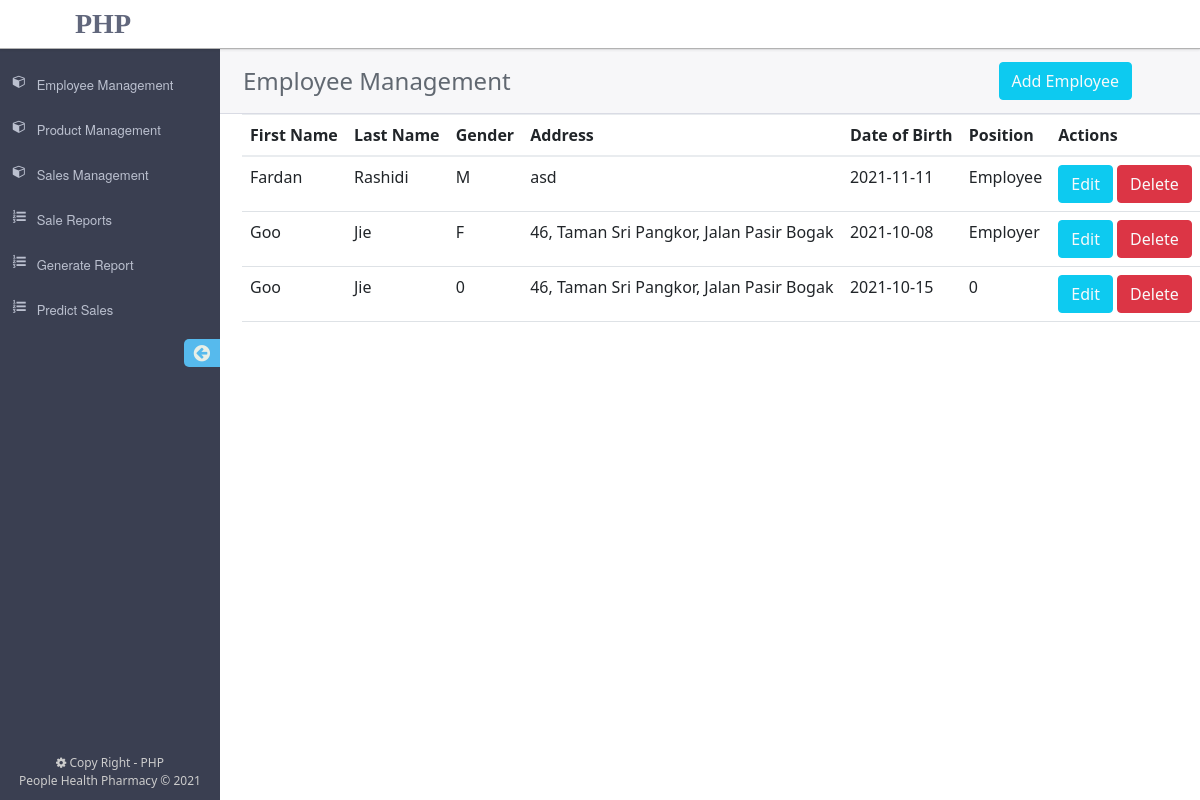
The app's page /employee.php, older data.
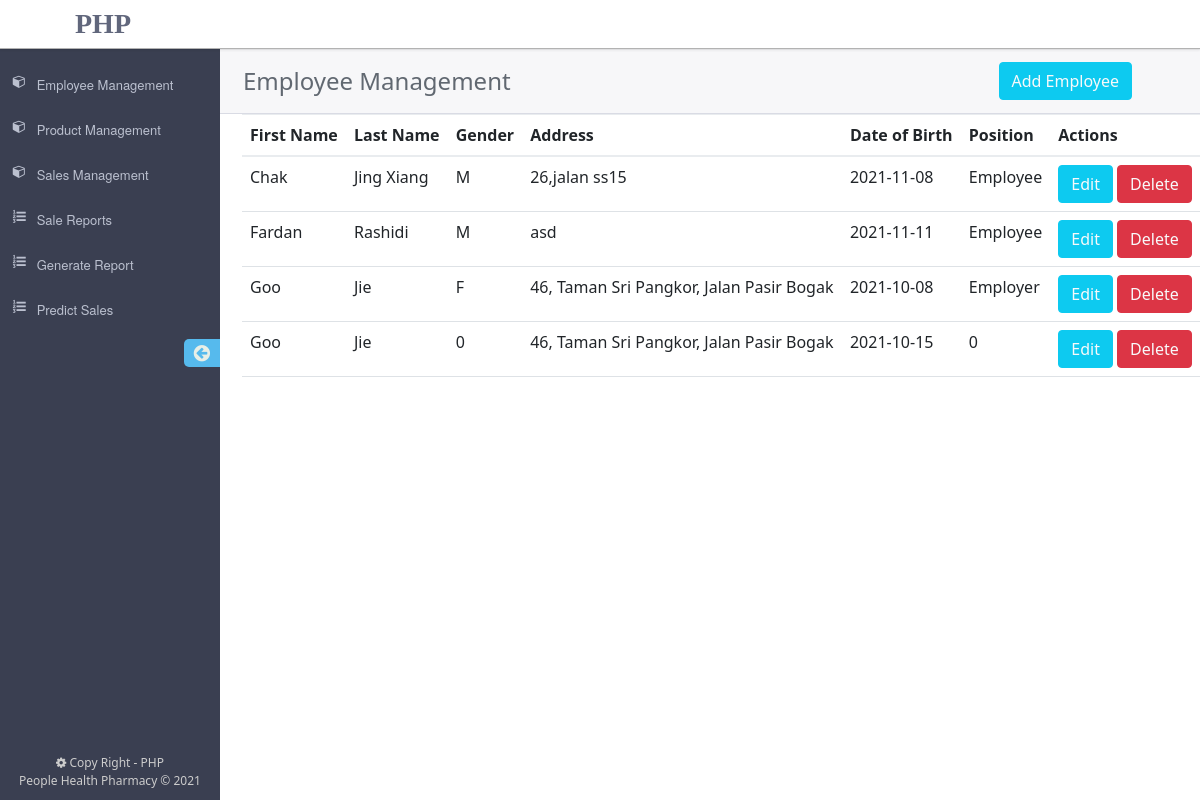
The same page, newer data.
### tables this page shows
CREATE TABLE `employees` (
  `id` int(11) NOT NULL,
  `firstName` varchar(15) DEFAULT NULL,
  `lastName` varchar(30) DEFAULT NULL,
  `gender` char(1) DEFAULT NULL,
  `address` varchar(255) DEFAULT NULL,
  `dob` date DEFAULT NULL,
  `username` varchar(30) DEFAULT NULL,
  `pwd` varchar(16) DEFAULT NULL,
  `position` varchar(30) DEFAULT NULL
);

### library/library.php (called while the page is built, shortened)
<?php
function tep_query($query, $link = 'db_link')
{
    global $$link;
    $result = mysqli_query($$link, $query);
    return $result;
}
function tep_fetch_object($db_query)
{
    return mysqli_fetch_object($db_query);
}

### employee.php (the view, shortened to what this page needs)
<?php
$additionalReferences = '
<link rel="stylesheet" href="css/modal.css">
<link href="https://cdn.jsdelivr.net/npm/bootstrap@5.1.3/dist/css/bootstrap.min.css" rel="stylesheet">
';
include "header.php";
?>
<div id="content__header">
    <span class="title">
        Employee Management
    </span>
    <button class="btn btn-info" style="margin-right: 55px;"><a href="#add" class="text-light" data-toggle="modal"><span>Add Employee</span></a></button>
</div>
<div id="content">
    <table class="table">
        <thead>
            <tr>
                <th scope="col">First Name</th>
                <th scope="col">Last Name</th>
                <th scope="col">Gender</th>
                <th scope="col">Address</th>
                <th scope="col">Date of Birth</th>
                <th scope="col">Position</th>
                <th scope="col">Actions</th>
            </tr>
        </thead>
        <tbody>
            <?php
            $qryRow = tep_query("SELECT * FROM employees ORDER BY id DESC");
            while ($infoRow = tep_fetch_object($qryRow)) {
                $id = $infoRow->id;
                $firstName = $infoRow->firstName;
                $lastName = $infoRow->lastName;
                $gender = $infoRow->gender;
                $address = $infoRow->address;
                $dob = $infoRow->dob;
                $position = $infoRow->position;
                echo '
                <tr>
                <td scope="rol">' . $firstName . '</td>
                <td>' . $lastName . '</td>
                <td>' . $gender . '</td>
                <td>' . $address . '</td>
                <td>' . $dob . '</td>
                <td>' . $position . '</td>
                <td>
                <button class="btn btn-info">
                <a href="#modify" class="text-light get_edit" data-toggle="modal"
                data-id="' . $id . '"
                data-firstName="' . $firstName . '"
                data-lastName="' . $lastName . '"
                data-gender="' . $gender . '"
                data-address="' . $address . '"
                data-dob="' . $dob . '"
                data-position="' . $position . '"
                >
                <i class="material-icons" data-toggle="tooltip" title="Edit"></i>
                Edit
                </a>
                </button>
                <button class="btn btn-danger">
                <a href="#del" class="text-light get_del" data-toggle="modal"
                data-id="' . $id . '"
                >
                <i class="material-icons" data-toggle="tooltip" title="Delete"></i>
                Delete
                </a>
                </button>
                </td>
                </tr>
                ';
            }
            ?>
        </tbody>
    </table>
</div>
<?php include "footer.php"; ?>

Row changes from the older to the newer data that the page shows:
added employees: firstName "Chak", lastName "Jing Xiang", gender "M", address "26,jalan ss15", dob "2021-11-08", position "Employee"
